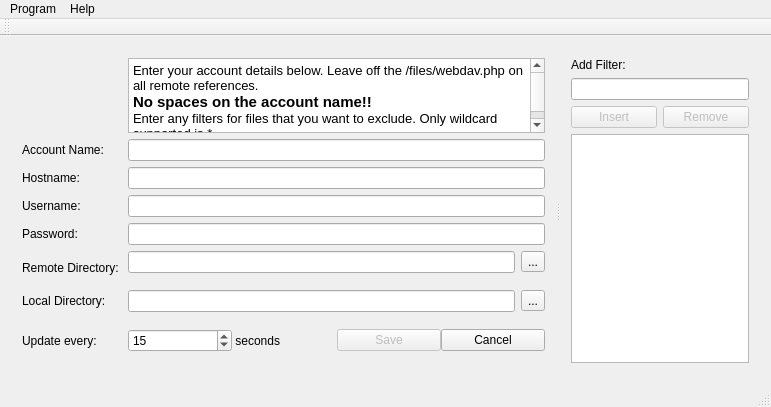
<?xml version="1.0" encoding="UTF-8"?>
<ui version="4.0">
 <class>SyncWindow</class>
 <widget class="QMainWindow" name="SyncWindow">
  <property name="geometry">
   <rect>
    <x>0</x>
    <y>0</y>
    <width>771</width>
    <height>407</height>
   </rect>
  </property>
  <property name="windowTitle">
   <string>SyncWindow</string>
  </property>
  <widget class="QWidget" name="centralWidget">
   <layout class="QGridLayout" name="gridLayout">
    <item row="0" column="0">
     <widget class="QStackedWidget" name="stackedWidget">
      <property name="lineWidth">
       <number>0</number>
      </property>
      <property name="currentIndex">
       <number>2</number>
      </property>
      <widget class="QWidget" name="page">
       <layout class="QGridLayout" name="gridLayout_2">
        <item row="7" column="0" colspan="3">
         <widget class="QTextBrowser" name="textBrowser"/>
        </item>
        <item row="4" column="0" colspan="3">
         <widget class="QLabel" name="status">
          <property name="text">
           <string/>
          </property>
         </widget>
        </item>
        <item row="5" column="0">
         <widget class="QLabel" name="label">
          <property name="text">
           <string>File Progress:</string>
          </property>
          <property name="alignment">
           <set>Qt::AlignRight|Qt::AlignTrailing|Qt::AlignVCenter</set>
          </property>
         </widget>
        </item>
        <item row="6" column="1" colspan="2">
         <widget class="QProgressBar" name="progressTotal">
          <property name="value">
           <number>0</number>
          </property>
          <property name="textVisible">
           <bool>true</bool>
          </property>
         </widget>
        </item>
        <item row="6" column="0">
         <widget class="QLabel" name="label_3">
          <property name="text">
           <string>Total Progress:</string>
          </property>
          <property name="alignment">
           <set>Qt::AlignRight|Qt::AlignTrailing|Qt::AlignVCenter</set>
          </property>
         </widget>
        </item>
        <item row="0" column="0" rowspan="2">
         <widget class="QLabel" name="labelImage">
          <property name="text">
           <string/>
          </property>
          <property name="pixmap">
           <pixmap resource="owncloud_sync.qrc">:/images/owncloud.png</pixmap>
          </property>
         </widget>
        </item>
        <item row="0" column="1">
         <widget class="QTableWidget" name="tableAccounts">
          <property name="statusTip">
           <string/>
          </property>
          <column>
           <property name="text">
            <string>Name</string>
           </property>
          </column>
          <column>
           <property name="text">
            <string>Enabled</string>
           </property>
          </column>
          <column>
           <property name="text">
            <string>Last Sync</string>
           </property>
          </column>
         </widget>
        </item>
        <item row="5" column="1" colspan="2">
         <widget class="QProgressBar" name="progressFile">
          <property name="value">
           <number>0</number>
          </property>
         </widget>
        </item>
        <item row="8" column="1">
         <widget class="QPushButton" name="conflict">
          <property name="enabled">
           <bool>false</bool>
          </property>
          <property name="text">
           <string>Conflicts exist, click to resolve.</string>
          </property>
         </widget>
        </item>
        <item row="8" column="0">
         <widget class="QPushButton" name="buttonNewAccount">
          <property name="text">
           <string>New Account</string>
          </property>
         </widget>
        </item>
       </layout>
      </widget>
      <widget class="QWidget" name="page_2">
       <layout class="QGridLayout" name="gridLayout_3">
        <item row="0" column="0">
         <widget class="QLabel" name="label_9">
          <property name="text">
           <string>Select the one files that should be used, either the server version or local version:</string>
          </property>
         </widget>
        </item>
        <item row="2" column="0">
         <widget class="QDialogButtonBox" name="buttonBox">
          <property name="standardButtons">
           <set>QDialogButtonBox::Cancel|QDialogButtonBox::Ok</set>
          </property>
         </widget>
        </item>
        <item row="1" column="0">
         <widget class="QTableWidget" name="tableConflict">
          <property name="columnCount">
           <number>5</number>
          </property>
          <column>
           <property name="text">
            <string>New Column</string>
           </property>
          </column>
          <column>
           <property name="text">
            <string>Name</string>
           </property>
          </column>
          <column>
           <property name="text">
            <string>Account</string>
           </property>
          </column>
          <column>
           <property name="text">
            <string>Local Modified</string>
           </property>
          </column>
          <column>
           <property name="text">
            <string>Which to keep?</string>
           </property>
          </column>
         </widget>
        </item>
       </layout>
      </widget>
      <widget class="QWidget" name="page_3">
       <layout class="QGridLayout" name="gridLayout_4">
        <property name="margin">
         <number>0</number>
        </property>
        <item row="0" column="0">
         <widget class="QSplitter" name="splitter">
          <property name="orientation">
           <enum>Qt::Horizontal</enum>
          </property>
          <widget class="QFrame" name="frame">
           <property name="minimumSize">
            <size>
             <width>400</width>
             <height>0</height>
            </size>
           </property>
           <property name="frameShape">
            <enum>QFrame::NoFrame</enum>
           </property>
           <property name="frameShadow">
            <enum>QFrame::Plain</enum>
           </property>
           <property name="lineWidth">
            <number>0</number>
           </property>
           <layout class="QGridLayout" name="gridLayout_6">
            <item row="0" column="0">
             <widget class="QLabel" name="labelImage_2">
              <property name="text">
               <string/>
              </property>
              <property name="pixmap">
               <pixmap resource="owncloud_sync.qrc">:/images/owncloud.png</pixmap>
              </property>
             </widget>
            </item>
            <item row="0" column="1">
             <widget class="QTextBrowser" name="textBrowser_2">
              <property name="html">
               <string>&lt;!DOCTYPE HTML PUBLIC &quot;-//W3C//DTD HTML 4.0//EN&quot; &quot;http://www.w3.org/TR/REC-html40/strict.dtd&quot;&gt;
&lt;html&gt;&lt;head&gt;&lt;meta name=&quot;qrichtext&quot; content=&quot;1&quot; /&gt;&lt;style type=&quot;text/css&quot;&gt;
p, li { white-space: pre-wrap; }
&lt;/style&gt;&lt;/head&gt;&lt;body style=&quot; font-family:'Sans Serif'; font-size:10pt; font-weight:400; font-style:normal;&quot;&gt;
&lt;p style=&quot; margin-top:0px; margin-bottom:0px; margin-left:0px; margin-right:0px; -qt-block-indent:0; text-indent:0px;&quot;&gt;Enter your account details below. Leave off the /files/webdav.php on all remote references.&lt;/p&gt;
&lt;p style=&quot; margin-top:0px; margin-bottom:0px; margin-left:0px; margin-right:0px; -qt-block-indent:0; text-indent:0px;&quot;&gt;&lt;span style=&quot; font-size:11pt; font-weight:600;&quot;&gt;No spaces on the account name!!&lt;/span&gt;&lt;/p&gt;
&lt;p style=&quot; margin-top:0px; margin-bottom:0px; margin-left:0px; margin-right:0px; -qt-block-indent:0; text-indent:0px;&quot;&gt;Enter any filters for files that you want to exclude. Only wildcard supported is *&lt;/p&gt;&lt;/body&gt;&lt;/html&gt;</string>
              </property>
             </widget>
            </item>
            <item row="1" column="0">
             <widget class="QLabel" name="label_10">
              <property name="text">
               <string>Account Name: </string>
              </property>
             </widget>
            </item>
            <item row="1" column="1">
             <widget class="QLineEdit" name="lineName">
              <property name="statusTip">
               <string/>
              </property>
             </widget>
            </item>
            <item row="2" column="0">
             <widget class="QLabel" name="label_4">
              <property name="text">
               <string>Hostname: </string>
              </property>
             </widget>
            </item>
            <item row="2" column="1">
             <widget class="QLineEdit" name="lineHost"/>
            </item>
            <item row="3" column="0">
             <widget class="QLabel" name="label_2">
              <property name="text">
               <string>Username: </string>
              </property>
             </widget>
            </item>
            <item row="3" column="1">
             <widget class="QLineEdit" name="lineUser">
              <property name="echoMode">
               <enum>QLineEdit::Normal</enum>
              </property>
             </widget>
            </item>
            <item row="4" column="0">
             <widget class="QLabel" name="label_5">
              <property name="text">
               <string>Password: </string>
              </property>
             </widget>
            </item>
            <item row="4" column="1">
             <widget class="QLineEdit" name="linePassword">
              <property name="echoMode">
               <enum>QLineEdit::PasswordEchoOnEdit</enum>
              </property>
             </widget>
            </item>
            <item row="5" column="0">
             <widget class="QLabel" name="label_11">
              <property name="text">
               <string>Remote Directory: </string>
              </property>
             </widget>
            </item>
            <item row="5" column="1">
             <widget class="QFrame" name="frame_2">
              <property name="frameShape">
               <enum>QFrame::NoFrame</enum>
              </property>
              <property name="frameShadow">
               <enum>QFrame::Plain</enum>
              </property>
              <property name="lineWidth">
               <number>0</number>
              </property>
              <layout class="QHBoxLayout" name="horizontalLayout_3">
               <property name="leftMargin">
                <number>0</number>
               </property>
               <property name="topMargin">
                <number>0</number>
               </property>
               <property name="rightMargin">
                <number>0</number>
               </property>
               <item>
                <widget class="QLineEdit" name="lineRemoteDir"/>
               </item>
               <item>
                <widget class="QToolButton" name="buttonRemoteDir">
                 <property name="text">
                  <string>...</string>
                 </property>
                </widget>
               </item>
              </layout>
             </widget>
            </item>
            <item row="6" column="0">
             <widget class="QLabel" name="label_6">
              <property name="text">
               <string>Local Directory: </string>
              </property>
             </widget>
            </item>
            <item row="6" column="1">
             <widget class="QFrame" name="frame_3">
              <property name="frameShape">
               <enum>QFrame::NoFrame</enum>
              </property>
              <property name="frameShadow">
               <enum>QFrame::Plain</enum>
              </property>
              <property name="lineWidth">
               <number>0</number>
              </property>
              <layout class="QHBoxLayout" name="horizontalLayout_2">
               <property name="margin">
                <number>0</number>
               </property>
               <item>
                <widget class="QLineEdit" name="lineLocalDir"/>
               </item>
               <item>
                <widget class="QToolButton" name="buttonSyncDir">
                 <property name="text">
                  <string>...</string>
                 </property>
                </widget>
               </item>
              </layout>
             </widget>
            </item>
            <item row="7" column="0">
             <widget class="QLabel" name="label_7">
              <property name="text">
               <string>Update every: </string>
              </property>
             </widget>
            </item>
            <item row="7" column="1">
             <widget class="QFrame" name="frame_4">
              <property name="frameShape">
               <enum>QFrame::NoFrame</enum>
              </property>
              <property name="frameShadow">
               <enum>QFrame::Plain</enum>
              </property>
              <property name="lineWidth">
               <number>0</number>
              </property>
              <layout class="QHBoxLayout" name="horizontalLayout">
               <property name="spacing">
                <number>0</number>
               </property>
               <property name="leftMargin">
                <number>0</number>
               </property>
               <property name="rightMargin">
                <number>0</number>
               </property>
               <item>
                <widget class="QSpinBox" name="time">
                 <property name="value">
                  <number>15</number>
                 </property>
                </widget>
               </item>
               <item>
                <widget class="QLabel" name="label_8">
                 <property name="text">
                  <string> seconds</string>
                 </property>
                </widget>
               </item>
               <item>
                <widget class="QPushButton" name="buttonSave">
                 <property name="enabled">
                  <bool>false</bool>
                 </property>
                 <property name="text">
                  <string>Save</string>
                 </property>
                </widget>
               </item>
               <item>
                <widget class="QPushButton" name="buttonCancel">
                 <property name="text">
                  <string>Cancel</string>
                 </property>
                </widget>
               </item>
              </layout>
             </widget>
            </item>
           </layout>
           <zorder>label_10</zorder>
           <zorder>labelImage_2</zorder>
           <zorder>textBrowser_2</zorder>
           <zorder>linePassword</zorder>
           <zorder>lineName</zorder>
           <zorder>label_11</zorder>
           <zorder>label_5</zorder>
           <zorder>label_7</zorder>
           <zorder>label_4</zorder>
           <zorder>label_2</zorder>
           <zorder>lineUser</zorder>
           <zorder>lineHost</zorder>
           <zorder>label_6</zorder>
           <zorder>frame_4</zorder>
           <zorder>frame_2</zorder>
           <zorder>frame_3</zorder>
          </widget>
          <widget class="QFrame" name="frameFilter">
           <property name="sizePolicy">
            <sizepolicy hsizetype="MinimumExpanding" vsizetype="Preferred">
             <horstretch>0</horstretch>
             <verstretch>0</verstretch>
            </sizepolicy>
           </property>
           <property name="minimumSize">
            <size>
             <width>200</width>
             <height>0</height>
            </size>
           </property>
           <property name="maximumSize">
            <size>
             <width>200</width>
             <height>16777215</height>
            </size>
           </property>
           <property name="frameShape">
            <enum>QFrame::NoFrame</enum>
           </property>
           <property name="frameShadow">
            <enum>QFrame::Plain</enum>
           </property>
           <property name="lineWidth">
            <number>0</number>
           </property>
           <layout class="QGridLayout" name="gridLayout_5">
            <item row="3" column="0" colspan="2">
             <widget class="QListView" name="listFilterView"/>
            </item>
            <item row="2" column="1">
             <widget class="QPushButton" name="buttonFilterRemove">
              <property name="enabled">
               <bool>false</bool>
              </property>
              <property name="text">
               <string>Remove</string>
              </property>
             </widget>
            </item>
            <item row="1" column="0" colspan="2">
             <widget class="QLineEdit" name="lineFilter"/>
            </item>
            <item row="0" column="0" colspan="2">
             <widget class="QLabel" name="label_12">
              <property name="text">
               <string>Add Filter:</string>
              </property>
             </widget>
            </item>
            <item row="2" column="0">
             <widget class="QPushButton" name="buttonFilterInsert">
              <property name="enabled">
               <bool>false</bool>
              </property>
              <property name="text">
               <string>Insert</string>
              </property>
             </widget>
            </item>
           </layout>
          </widget>
         </widget>
        </item>
       </layout>
      </widget>
     </widget>
    </item>
   </layout>
  </widget>
  <widget class="QMenuBar" name="menuBar">
   <property name="geometry">
    <rect>
     <x>0</x>
     <y>0</y>
     <width>771</width>
     <height>22</height>
    </rect>
   </property>
   <widget class="QMenu" name="menuProgram">
    <property name="title">
     <string>Program</string>
    </property>
    <addaction name="actionConfigure_Global_Filters"/>
    <addaction name="action_Quit"/>
    <addaction name="actionHide_on_start"/>
   </widget>
   <widget class="QMenu" name="menuHelp">
    <property name="title">
     <string>Help</string>
    </property>
    <addaction name="action_Help"/>
   </widget>
   <addaction name="menuProgram"/>
   <addaction name="menuHelp"/>
  </widget>
  <widget class="QToolBar" name="mainToolBar">
   <attribute name="toolBarArea">
    <enum>TopToolBarArea</enum>
   </attribute>
   <attribute name="toolBarBreak">
    <bool>false</bool>
   </attribute>
  </widget>
  <widget class="QStatusBar" name="statusBar"/>
  <action name="action_Quit">
   <property name="text">
    <string>&amp;Quit</string>
   </property>
   <property name="statusTip">
    <string/>
   </property>
  </action>
  <action name="action_Help">
   <property name="text">
    <string>&amp;Help</string>
   </property>
   <property name="statusTip">
    <string/>
   </property>
  </action>
  <action name="actionConfigure_Global_Filters">
   <property name="text">
    <string>Global Filters</string>
   </property>
   <property name="statusTip">
    <string/>
   </property>
  </action>
  <action name="actionHide_on_start">
   <property name="checkable">
    <bool>true</bool>
   </property>
   <property name="checked">
    <bool>true</bool>
   </property>
   <property name="text">
    <string>Hide on start</string>
   </property>
  </action>
 </widget>
 <layoutdefault spacing="6" margin="11"/>
 <tabstops>
  <tabstop>lineName</tabstop>
  <tabstop>lineHost</tabstop>
  <tabstop>lineUser</tabstop>
  <tabstop>linePassword</tabstop>
  <tabstop>lineRemoteDir</tabstop>
  <tabstop>buttonRemoteDir</tabstop>
  <tabstop>lineLocalDir</tabstop>
  <tabstop>buttonSyncDir</tabstop>
  <tabstop>time</tabstop>
  <tabstop>buttonSave</tabstop>
  <tabstop>buttonCancel</tabstop>
  <tabstop>textBrowser</tabstop>
  <tabstop>conflict</tabstop>
  <tabstop>tableAccounts</tabstop>
  <tabstop>tableConflict</tabstop>
  <tabstop>buttonBox</tabstop>
  <tabstop>textBrowser_2</tabstop>
 </tabstops>
 <resources>
  <include location="owncloud_sync.qrc"/>
 </resources>
 <connections/>
</ui>
